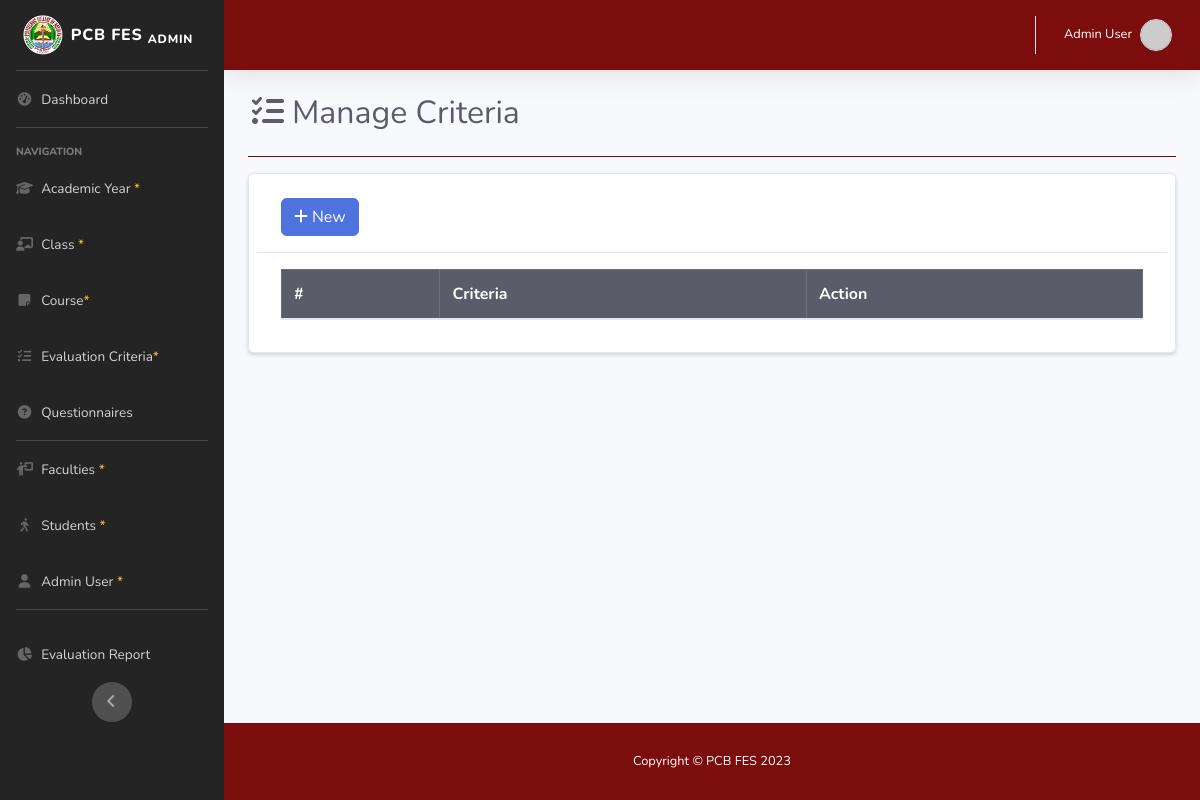
The app's page /admin/criteria.php (signed in), older data.
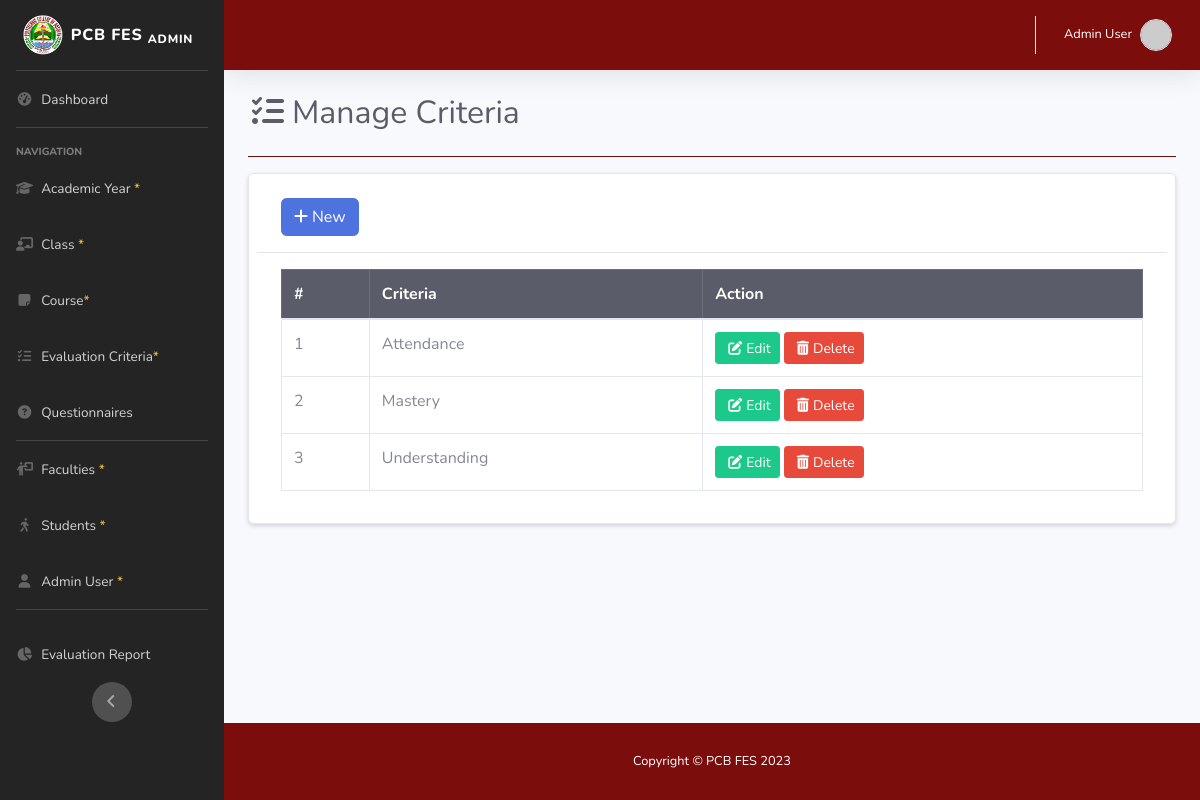
The same page, newer data.
### tables this page shows
CREATE TABLE `criteria_tbl` (
  `criteria_id` int(11) NOT NULL,
  `criteria` varchar(100) NOT NULL,
  `criteria_order` int(5) NOT NULL
);

### admin/criteria.php (the view, shortened to what this page needs)
<!DOCTYPE html>
<html lang="en">
<head>
    <link rel="stylesheet" href="https://stackpath.bootstrapcdn.com/bootstrap/4.2.1/css/bootstrap.min.css">
    <link rel="stylesheet" href="https://cdn.datatables.net/1.10.18/css/dataTables.bootstrap4.min.css">
    <link href="../assets/vendor/fontawesome-free/css/all.min.css" rel="stylesheet" type="text/css">
    <link href="../assets/css/sb-admin-2.min.css" rel="stylesheet">
    <link href="../assets/css/custom.css" rel="stylesheet">
    <link rel="stylesheet" href="https://cdn.jsdelivr.net/npm/@sweetalert2/theme-borderless@5/borderless.css" />
</head>
<body id="page-top">
    <div id="wrapper">
            <?php include 'sidebar.php'; ?>
        <div id="content-wrapper" class="d-flex flex-column">
            <div id="content">
                    <?php include 'topbar.php'; ?>
                <div class="container-fluid justify-content-center">
                    <div class="d-sm-flex align-items-center justify-content-between mb-4">
                        <h1 class="h2 mb-0 text-gray-800"><i class="fas fa-fw fa-tasks mr-1"></i>Manage Criteria</h1>
                    </div>
                    <hr class="mb-3 bg-white1">
<div class="container card p-2 mb-4 shadow-sm">
    <div class="row">
        <div class="col-12 col-md-12">
            <div class="container mb-3 mt-3">
                <a href="#addnew" data-toggle="modal" class="btn btn-primary"><i class="fa-solid fa-plus mr-1"></i>New</a>
            </div>
            <hr>
            <div class="container mb-4">
                <table id="myTable" class="table table-bordered nowrap" style="width:100%">
                    <thead class="table-dark">
                        <th>#</th>
                        <th>Criteria</th>
                        <th>Action</th>
                    </thead>
                    <tbody>
                        <?php
                            require '../db/dbconn.php';
                            $sql = "SELECT * FROM criteria_tbl";
                            $num = 1;
                            $query = mysqli_query($conn, $sql);
                            while($row = mysqli_fetch_assoc($query)){
                                echo
                                "<tr>
                                    <td>".$num."</td>
                                    <td>".$row['criteria']."</td>
                                    <td>
                                        <a href='#edit_".$row['criteria_id']."' class='btn btn-success btn-sm' data-toggle='modal'><i class='fa fa-pen-to-square m-1'></i>Edit</a>
                                        <a href='#delete_".$row['criteria_id']."' class='btn btn-danger btn-sm' data-toggle='modal'><i class='fa fa-trash m-1'></i>Delete</a>
                                    </td>
                                </tr>";
                            $num++;}
                        ?>
                    </tbody>
                </table>
            </div>
        </div>
    </div>
</div>
                </div>
            </div>
            <?php include 'footer.php'; ?>
        </div>
    </div>
</body>
</html>

Row changes from the older to the newer data that the page shows:
added criteria_tbl: criteria "Attendance"
added criteria_tbl: criteria "Mastery"
added criteria_tbl: criteria "Understanding"
